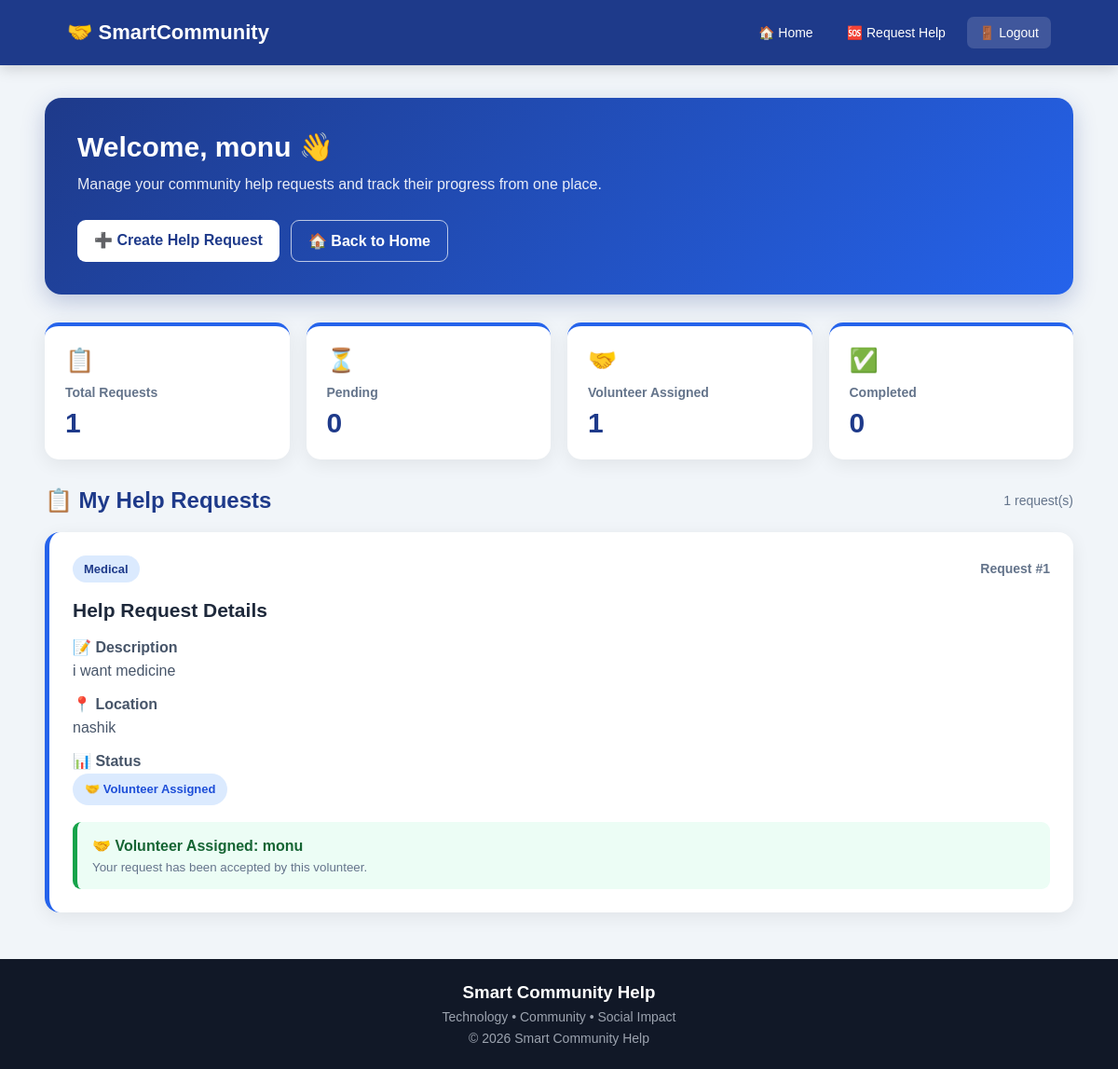
The app's page /dashboard (signed in) with its own data.
### tables this page shows
CREATE TABLE help_requests (
            id INTEGER PRIMARY KEY AUTOINCREMENT,
            user_id INTEGER,
            category TEXT NOT NULL,
            description TEXT NOT NULL,
            location TEXT NOT NULL,
            status TEXT DEFAULT 'Pending',
            volunteer_id INTEGER
        );

CREATE TABLE users (
            id INTEGER PRIMARY KEY AUTOINCREMENT,
            name TEXT NOT NULL,
            email TEXT UNIQUE NOT NULL,
            password TEXT NOT NULL,
            role TEXT NOT NULL
        );

### app.py (the view)
@app.route("/dashboard")
def dashboard():
    if "user_id" not in session:
        return redirect(url_for("login"))
    conn = get_db()
    requests_data = conn.execute("""
        SELECT
            help_requests.*,
            volunteer.name AS volunteer_name
        FROM help_requests
        LEFT JOIN users AS volunteer
        ON help_requests.volunteer_id = volunteer.id
        WHERE help_requests.user_id = ?
        ORDER BY help_requests.id DESC
    """, (
        session["user_id"],
    )).fetchall()
    conn.close()
    return render_template(
        "dashboard.html",
        requests=requests_data
    )

### app.py (called while the page is built)
def get_db():
    conn = sqlite3.connect(DATABASE)
    conn.row_factory = sqlite3.Row
    return conn

### templates/dashboard.html (shortened to what this page needs)
<!DOCTYPE html>
<html lang="en">
<head>
</head>
<body>
<nav>
    <h2>🤝 SmartCommunity</h2>
    <div class="nav-links">
        <a href="/">
            🏠 Home
        </a>
        <a href="/request-help">
            🆘 Request Help
        </a>
        <a href="/logout" class="logout">
            🚪 Logout
        </a>
    </div>
</nav>
<div class="container">
    <div class="welcome">
        <h1>
            Welcome, {{ session.get("name") }} 👋
        </h1>
        <p>
            Manage your community help requests and track
            their progress from one place.
        </p>
        <div class="buttons">
            <a href="/request-help" class="btn">
                ➕ Create Help Request
            </a>
            <a href="/" class="btn-outline">
                🏠 Back to Home
            </a>
        </div>
    </div>
    {% set total = requests|length %}
    {% set pending = requests|selectattr("status", "equalto", "Pending")|list|length %}
    {% set assigned = requests|selectattr("status", "equalto", "Volunteer Assigned")|list|length %}
    {% set completed = requests|selectattr("status", "equalto", "Completed")|list|length %}
    <div class="summary">
        <div class="summary-card">
            <div class="summary-icon">
                📋
            </div>
            <h3>
                Total Requests
            </h3>
            <div class="summary-number">
                {{ total }}
            </div>
        </div>
        <div class="summary-card">
            <div class="summary-icon">
                ⏳
            </div>
            <h3>
                Pending
            </h3>
            <div class="summary-number">
                {{ pending }}
            </div>
        </div>
        <div class="summary-card">
            <div class="summary-icon">
                🤝
            </div>
            <h3>
                Volunteer Assigned
            </h3>
            <div class="summary-number">
                {{ assigned }}
            </div>
        </div>
        <div class="summary-card">
            <div class="summary-icon">
                ✅
            </div>
            <h3>
                Completed
            </h3>
            <div class="summary-number">
                {{ completed }}
            </div>
        </div>
    </div>
    <div class="section-title">
        <h2>
            📋 My Help Requests
        </h2>
        <span>
            {{ total }} request(s)
        </span>
    </div>
    {% if requests %}
        {% for item in requests %}
        <div class="request-card">
            <div class="request-top">
                <span class="category">
                    {{ item["category"] }}
                </span>
                <span class="request-id">
                    Request #{{ item["id"] }}
                </span>
            </div>
            <h2>
                Help Request Details
            </h2>
            <p>
                <strong>📝 Description</strong><br>
                {{ item["description"] }}
            </p>
            <p>
                <strong>📍 Location</strong><br>
                {{ item["location"] }}
            </p>
            <p>
                <strong>📊 Status</strong><br>
                {% if item["status"] == "Pending" %}
                    <span class="status pending">
                        ⏳ Pending
                    </span>
                {% elif item["status"] == "Volunteer Assigned" %}
                    <span class="status assigned">
                        🤝 Volunteer Assigned
                    </span>
                {% elif item["status"] == "Completed" %}
                    <span class="status completed">
                        ✅ Completed
                    </span>
                {% else %}
                    <span class="status">
                        {{ item["status"] }}
                    </span>
                {% endif %}
            </p>
            {% if item["volunteer_name"] %}
                <div class="volunteer-box">
                    <strong>
                        🤝 Volunteer Assigned:
                        {{ item["volunteer_name"] }}
                    </strong>
                    <small>
                        Your request has been accepted by this volunteer.
                    </small>
                </div>
            {% endif %}
        </div>
        {% endfor %}
    {% endif %}
</div>
<footer>
    <h3>
        Smart Community Help
    </h3>
    <p>
        Technology • Community • Social Impact
    </p>
    <p>
        © 2026 Smart Community Help
    </p>
</footer>
</body>
</html>

### templates/dashboard.html (style rules this page uses)
* { box-sizing: border-box; margin: 0; padding: 0; font-family: Arial, sans-serif; }
body { background: #f1f5f9; color: #1e293b; }
nav { background: #1e3a8a; color: white; padding: 18px 6%; display: flex; justify-content: space-between; align-items: center; box-shadow: 0 4px 15px rgba(0,0,0,0.15); }
nav h2 { font-size: 22px; }
.nav-links { display: flex; gap: 10px; align-items: center; }
nav a { color: white; text-decoration: none; padding: 9px 13px; border-radius: 7px; font-size: 14px; }
.logout { background: rgba(255,255,255,0.15); }
.container { width: 92%; max-width: 1250px; margin: 35px auto; }
.welcome { background: linear-gradient(135deg, #1e3a8a, #2563eb); color: white; padding: 35px; border-radius: 18px; margin-bottom: 30px; box-shadow: 0 8px 25px rgba(30,58,138,0.25); }
.welcome h1 { font-size: 30px; margin-bottom: 10px; }
.welcome p { opacity: 0.9; line-height: 1.6; }
.buttons { margin-top: 25px; display: flex; gap: 12px; flex-wrap: wrap; }
.btn { display: inline-block; background: white; color: #1e3a8a; text-decoration: none; padding: 12px 18px; border-radius: 9px; font-weight: bold; }
.btn-outline { display: inline-block; border: 1px solid rgba(255,255,255,0.7); color: white; text-decoration: none; padding: 12px 18px; border-radius: 9px; font-weight: bold; }
.summary { display: grid; grid-template-columns: repeat(4, 1fr); gap: 18px; margin-bottom: 30px; }
.summary-card { background: white; padding: 22px; border-radius: 15px; box-shadow: 0 5px 20px rgba(0,0,0,0.07); border-top: 4px solid #2563eb; }
.summary-icon { font-size: 25px; margin-bottom: 12px; }
.summary-card h3 { font-size: 14px; color: #64748b; margin-bottom: 8px; }
.summary-number { font-size: 30px; font-weight: bold; color: #1e3a8a; }
.section-title { display: flex; justify-content: space-between; align-items: center; margin-bottom: 20px; }
.section-title h2 { color: #1e3a8a; }
.section-title span { color: #64748b; font-size: 14px; }
.request-card { background: white; padding: 25px; border-radius: 16px; margin-bottom: 20px; box-shadow: 0 5px 20px rgba(0,0,0,0.07); border-left: 5px solid #2563eb; }
.request-top { display: flex; justify-content: space-between; align-items: center; gap: 15px; margin-bottom: 18px; }
.category { display: inline-block; background: #dbeafe; color: #1e3a8a; padding: 7px 12px; border-radius: 20px; font-weight: bold; font-size: 13px; }
.request-id { color: #64748b; font-size: 14px; font-weight: bold; }
.request-card h2 { color: #1e293b; margin-bottom: 15px; font-size: 21px; }
.request-card p { margin: 10px 0; line-height: 1.6; color: #475569; }
.status { display: inline-block; padding: 7px 13px; border-radius: 20px; font-size: 13px; font-weight: bold; }
.assigned { background: #dbeafe; color: #1d4ed8; }
.volunteer-box { background: #ecfdf5; border-left: 5px solid #16a34a; padding: 16px; margin-top: 18px; border-radius: 9px; }
.volunteer-box strong { color: #166534; }
.volunteer-box small { display: block; color: #64748b; margin-top: 6px; }
footer { margin-top: 50px; background: #111827; color: white; text-align: center; padding: 25px; }
footer p { color: #9ca3af; margin-top: 7px; font-size: 14px; }

### records on screen
help_requests: category "Medical", id "1", description "i want medicine", location "nashik", shows "🤝 Volunteer Assigned", volunteer_name "monu"

### other values on screen
{{ session.get("name") }} "monu"
{{ total }} "1"
{{ pending }} "0"
{{ assigned }} "1"
{{ completed }} "0"
